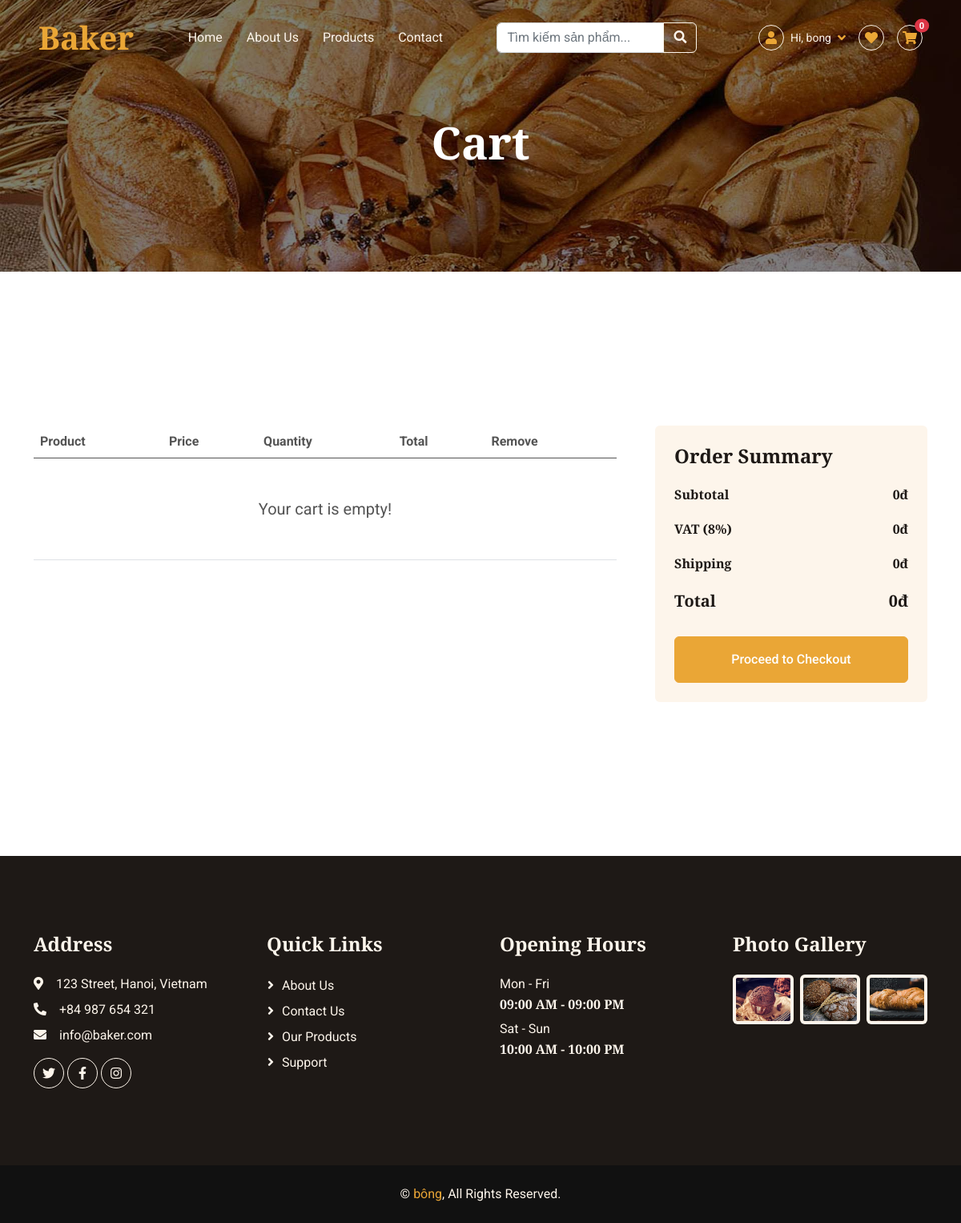
Before: /index.php?page=cart (signed in) with the older database file.
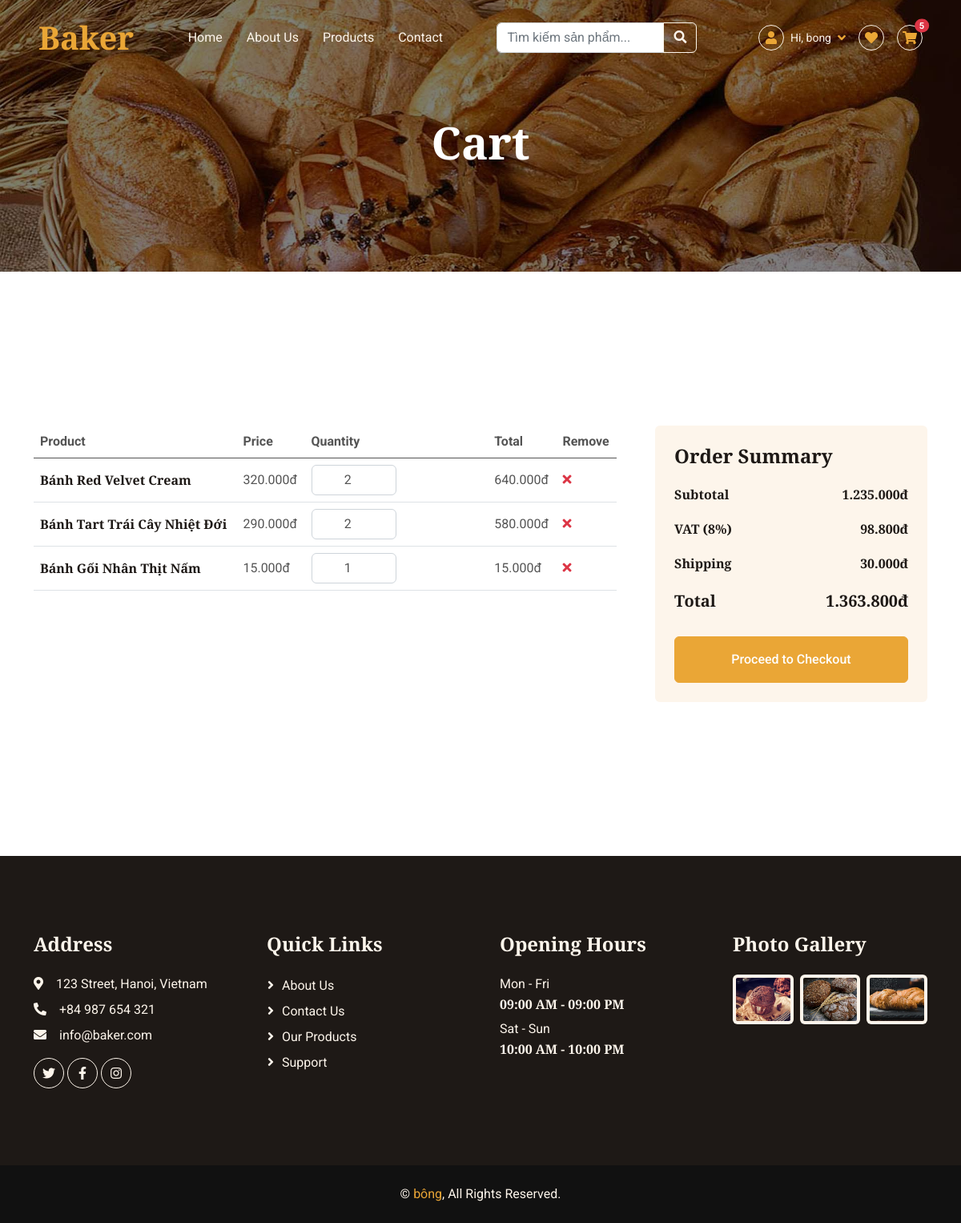
After: the same page with the newer database file.
### tables this page shows
CREATE TABLE `products` (
  `product_id` int(11) NOT NULL,
  `category_id` int(11) DEFAULT NULL,
  `product_name` varchar(255) NOT NULL,
  `price` decimal(10,2) UNSIGNED NOT NULL,
  `description` text DEFAULT NULL,
  `stock_quantity` int(10) UNSIGNED NOT NULL DEFAULT 0,
  `image` varchar(255) NOT NULL,
  `status` tinyint(1) DEFAULT 1
);

### app/controllers/CartController.php (called while the page is built, shortened)
<?php
class CartController {
    private $db;
    public function __construct($dbConnection) {
        $this->db = $dbConnection;
    }
    public function getCartDetails() {
        $cart_items = isset($_SESSION['cart']) ? $_SESSION['cart'] : [];
        $item_counts = array_count_values($cart_items);
        $cart_details = [];
        $subtotal = 0;
        foreach ($item_counts as $pid => $qty) {
            $sql = "SELECT * FROM Products WHERE product_id = '$pid'";
            $query = mysqli_query($this->db, $sql);
            if ($item = mysqli_fetch_assoc($query)) {
                $item['quantity'] = $qty;
                $item['item_total'] = $item['price'] * $qty;
                $subtotal += $item['item_total'];
                $cart_details[] = $item;
            }
        }
        $tax_amount = $subtotal * 0.08;
        $shipping = empty($cart_details) ? 0 : 30000;
        $final_total = $subtotal > 0 ? ($subtotal + $tax_amount + $shipping) : 0;
        return [
            'details' => $cart_details,
            'subtotal' => $subtotal,
            'tax_amount' => $tax_amount,
            'shipping' => $shipping,
            'final_total' => $final_total
        ];
    }
}
?>

### views/cart.php (the view, shortened to what the changed rows need)
<?php include 'header.php'; ?>
<div class="container-xxl py-6">
    <div class="container">
        <div class="row g-5">
            <div class="col-lg-8">
                <table class="table align-middle" id="cart-table">
                    <thead><tr><th>Product</th><th>Price</th><th>Quantity</th><th>Total</th><th>Remove</th></tr></thead>
                    <tbody>
                        <?php
                        if (empty($cart_details)) {
                            echo '<tr><td colspan="5" class="text-center py-5 fs-5">Your cart is empty!</td></tr>';
                        } else {
                            foreach ($cart_details as $item) {
                        ?>
                            <tr id="row-<?php echo $item['product_id']; ?>">
                                <td><h6 class="mb-0"><?php echo $item['product_name']; ?></h6></td>
                                <td><?php echo number_format($item['price'], 0, ',', '.'); ?>đ</td>
                                <td>
                                    <input type="number" class="form-control text-center w-50" value="<?php echo $item['quantity']; ?>" min="1" onchange="updateCartAJAX(<?php echo $item['product_id']; ?>, this.value)">
                                </td>
                                <td id="row-total-<?php echo $item['product_id']; ?>"><?php echo number_format($item['item_total'], 0, ',', '.'); ?>đ</td>
                                <td><a href="javascript:void(0);" onclick="removeCartAJAX(<?php echo $item['product_id']; ?>)" class="text-danger"><i class="fa fa-times"></i></a></td>
                            </tr>
                        <?php }} ?>
                    </tbody>
                </table>
            </div>
            <div class="col-lg-4">
                <div class="bg-light rounded p-4">
                    <h4 class="mb-4">Order Summary</h4>
                    <div class="d-flex justify-content-between mb-3"><h6>Subtotal</h6><h6 id="summary-subtotal"><?php echo number_format($subtotal ?? 0, 0, ',', '.'); ?>đ</h6></div>
                    <div class="d-flex justify-content-between mb-3"><h6>VAT (8%)</h6><h6 id="summary-tax"><?php echo number_format($tax_amount ?? 0, 0, ',', '.'); ?>đ</h6></div>
                    <div class="d-flex justify-content-between mb-3"><h6>Shipping</h6><h6 id="summary-shipping"><?php echo number_format($shipping ?? 30000, 0, ',', '.'); ?>đ</h6></div>
                    <div class="d-flex justify-content-between mb-4"><h5>Total</h5><h5 id="summary-total"><?php echo number_format($final_total ?? 0, 0, ',', '.'); ?>đ</h5></div>
                    <a href="index.php?page=checkout" class="btn btn-primary w-100 py-3">Proceed to Checkout</a>
                </div>
            </div>
        </div>
    </div>
</div>
<?php include 'footer.php'; ?>

### views/header.php (shortened to what the changed rows need)
<?php
$cart_count = isset($_SESSION['cart']) ? count($_SESSION['cart']) : 0;
$current_page = isset($_GET['page']) ? $_GET['page'] : 'home';
?>
<!DOCTYPE html>
<html lang="en">
<head>
    <link href="https://cdnjs.cloudflare.com/ajax/libs/font-awesome/5.10.0/css/all.min.css" rel="stylesheet">
    <link href="https://cdn.jsdelivr.net/npm/bootstrap-icons@1.4.1/font/bootstrap-icons.css" rel="stylesheet">
    <link href="assets/lib/animate/animate.min.css" rel="stylesheet">
    <link href="assets/lib/owlcarousel/assets/owl.carousel.min.css" rel="stylesheet">
    <link href="assets/css/bootstrap.min.css" rel="stylesheet">
    <link href="assets/css/style.css" rel="stylesheet">
</head>
<body>
    <nav class="navbar navbar-expand-lg navbar-dark fixed-top py-lg-0 px-lg-5 wow fadeIn" data-wow-delay="0.1s">
        <a href="index.php?page=home" class="navbar-brand ms-4 ms-lg-0">
            <h1 class="text-primary m-0">Baker</h1>
        </a>
        <div class="collapse navbar-collapse" id="navbarCollapse">
            <div class="navbar-nav mx-auto p-4 p-lg-0">
                <a href="index.php?page=home" class="nav-item nav-link <?php echo ($current_page == 'home') ? 'active' : ''; ?>">Home</a>
                <a href="index.php?page=about" class="nav-item nav-link <?php echo ($current_page == 'about') ? 'active' : ''; ?>">About Us</a>
                <a href="index.php?page=product" class="nav-item nav-link <?php echo ($current_page == 'product') ? 'active' : ''; ?>">Products</a>
                <a href="index.php?page=contact" class="nav-item nav-link <?php echo ($current_page == 'contact') ? 'active' : ''; ?>">Contact</a>
            </div>
            <form class="d-none d-lg-flex mx-3" action="index.php" method="GET">
                <div class="input-group">
                    <input type="text" name="search" class="form-control" placeholder="Tìm kiếm sản phẩm..." value="<?php echo isset($_GET['search']) ? htmlspecialchars($_GET['search']) : ''; ?>">
                    <button class="btn btn-outline-light" type="submit">
                        <i class="fa fa-search"></i>
                    </button>
                </div>
            </form>
            <div class="navbar-nav ms-auto p-4 p-lg-0">
                <div class="ms-4 d-flex align-items-center gap-3">
    <?php if (isset($_SESSION['account_name'])): ?>
        <div class="nav-item dropdown">
            <a href="#" class="d-flex align-items-center text-decoration-none dropdown-toggle" data-bs-toggle="dropdown">
                <div class="flex-shrink-0 btn-sm-square border border-light rounded-circle">
                    <i class="fa fa-user text-primary"></i>
                </div>
                <span class="text-light small d-none d-lg-inline-block ms-2">
                    Hi, <?php echo $_SESSION['account_name']; ?>
                </span>
            </a>
        </div>
    <?php endif; ?>
<?php if (isset($_SESSION['account_id'])): ?>
       <a href="index.php?page=favorites" class="btn btn-outline-light btn-sm-square rounded-circle" title="Yêu thích">
           <i class="fas fa-heart text-primary"></i>
       </a>
       <a href="index.php?page=cart" class="btn btn-outline-light btn-sm-square rounded-circle position-relative" title="Giỏ hàng">
           <i class="fas fa-shopping-cart text-primary"></i>
          <span class="position-absolute top-0 start-100 translate-middle badge rounded-pill bg-danger" style="font-size: 0.7rem; padding: 0.25em 0.5em;">
               <?php echo $cart_count; ?>
           </span>
       </a>
    <?php endif; ?>
</div>
            </div>
        </div>
    </nav>
    <?php if ($current_page != 'home'): ?>
    <div class="container-fluid page-header py-6 wow fadeIn" data-wow-delay="0.1s">
        <div class="container text-center pt-5 pb-3">
            <h1 class="display-4 text-white animated slideInDown mb-3">
                <?php echo ucfirst($current_page); ?>
            </h1>
        </div>
    </div>
    <?php endif; ?>

Changed rows visible on the page:
now on this page (row edited): products: product_name "Bánh Red Velvet Cream", price "320.000", product_id "2", item_total "640.000"
now on this page (row edited): products: product_name "Bánh Tart Trái Cây Nhiệt Đới", price "290.000", quantity "2", item_total "580.000"
now on this page (row edited): products: product_name "Bánh Gối Nhân Thịt Nấm", price "15.000", status "1", item_total "15.000"
Other visible differences:
$cart_count: "0" → "5"
$subtotal: "0" → "1.235.000"
$tax_amount: "0" → "98.800"
$shipping: "0" → "30.000"
$final_total: "0" → "1.363.800"
text no longer shown: "Your cart is empty!"
